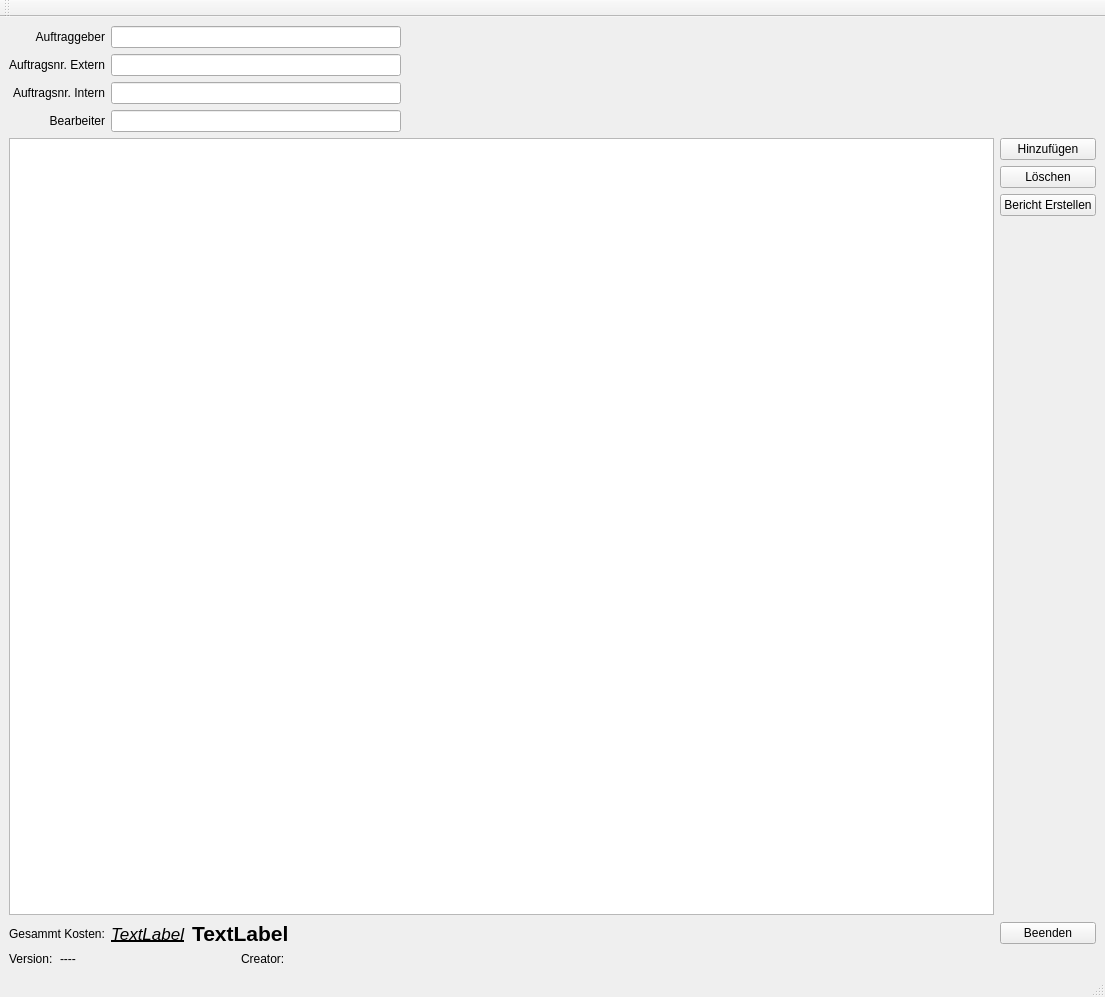
<?xml version="1.0" encoding="UTF-8"?>
<ui version="4.0">
 <class>AWTool</class>
 <widget class="QMainWindow" name="AWTool">
  <property name="geometry">
   <rect>
    <x>0</x>
    <y>0</y>
    <width>1105</width>
    <height>997</height>
   </rect>
  </property>
  <property name="windowTitle">
   <string>MainWindow</string>
  </property>
  <property name="documentMode">
   <bool>false</bool>
  </property>
  <widget class="QWidget" name="centralwidget">
   <layout class="QGridLayout" name="gridLayout">
    <item row="0" column="0">
     <layout class="QGridLayout" name="grid" columnstretch="0,0,0,0,0">
      <property name="sizeConstraint">
       <enum>QLayout::SetNoConstraint</enum>
      </property>
      <item row="0" column="3">
       <spacer name="horizontalSpacer">
        <property name="orientation">
         <enum>Qt::Horizontal</enum>
        </property>
        <property name="sizeHint" stdset="0">
         <size>
          <width>40</width>
          <height>20</height>
         </size>
        </property>
       </spacer>
      </item>
      <item row="5" column="1">
       <layout class="QHBoxLayout" name="horizontalLayout_2">
        <item alignment="Qt::AlignRight">
         <widget class="QLabel" name="label_2">
          <property name="text">
           <string>Creator:</string>
          </property>
         </widget>
        </item>
        <item>
         <widget class="QLabel" name="label_5">
          <property name="maximumSize">
           <size>
            <width>110</width>
            <height>16</height>
           </size>
          </property>
          <property name="text">
           <string/>
          </property>
          <property name="pixmap">
           <pixmap>../img/dj2.png</pixmap>
          </property>
          <property name="scaledContents">
           <bool>true</bool>
          </property>
         </widget>
        </item>
       </layout>
      </item>
      <item row="2" column="4">
       <spacer name="verticalSpacer_2">
        <property name="orientation">
         <enum>Qt::Vertical</enum>
        </property>
        <property name="sizeHint" stdset="0">
         <size>
          <width>20</width>
          <height>40</height>
         </size>
        </property>
       </spacer>
      </item>
      <item row="4" column="0" colspan="4">
       <layout class="QHBoxLayout" name="horizontalLayout_10">
        <item>
         <widget class="QLabel" name="label_Kosten">
          <property name="text">
           <string>Gesammt Kosten:</string>
          </property>
         </widget>
        </item>
        <item>
         <widget class="QLabel" name="label_faktor">
          <property name="font">
           <font>
            <pointsize>13</pointsize>
            <italic>true</italic>
            <bold>false</bold>
            <underline>true</underline>
           </font>
          </property>
          <property name="toolTip">
           <string>&lt;html&gt;&lt;head/&gt;&lt;body&gt;&lt;p&gt;Dieser Wert wird auf die gesammt summe gerechnet&lt;/p&gt;&lt;/body&gt;&lt;/html&gt;</string>
          </property>
          <property name="autoFillBackground">
           <bool>false</bool>
          </property>
          <property name="text">
           <string>TextLabel</string>
          </property>
         </widget>
        </item>
        <item>
         <widget class="QLabel" name="label_sum">
          <property name="font">
           <font>
            <pointsize>16</pointsize>
            <bold>true</bold>
           </font>
          </property>
          <property name="autoFillBackground">
           <bool>false</bool>
          </property>
          <property name="text">
           <string>TextLabel</string>
          </property>
         </widget>
        </item>
        <item>
         <spacer name="horizontalSpacer_3">
          <property name="orientation">
           <enum>Qt::Horizontal</enum>
          </property>
          <property name="sizeHint" stdset="0">
           <size>
            <width>40</width>
            <height>20</height>
           </size>
          </property>
         </spacer>
        </item>
       </layout>
      </item>
      <item row="1" column="4">
       <layout class="QVBoxLayout" name="verticalLayout">
        <item>
         <widget class="QPushButton" name="pushButton_hinzufgen">
          <property name="text">
           <string>Hinzufügen</string>
          </property>
         </widget>
        </item>
        <item>
         <widget class="QPushButton" name="pushButton_loeschen">
          <property name="text">
           <string>Löschen</string>
          </property>
         </widget>
        </item>
        <item>
         <widget class="QPushButton" name="pushButton_erstellen">
          <property name="text">
           <string>Bericht Erstellen</string>
          </property>
         </widget>
        </item>
        <item>
         <spacer name="verticalSpacer">
          <property name="orientation">
           <enum>Qt::Vertical</enum>
          </property>
          <property name="sizeHint" stdset="0">
           <size>
            <width>20</width>
            <height>40</height>
           </size>
          </property>
         </spacer>
        </item>
       </layout>
      </item>
      <item row="0" column="0">
       <layout class="QVBoxLayout" name="verticalLayout_2">
        <item>
         <widget class="QLabel" name="label_Auftraggeber">
          <property name="text">
           <string>Auftraggeber</string>
          </property>
          <property name="alignment">
           <set>Qt::AlignRight|Qt::AlignTrailing|Qt::AlignVCenter</set>
          </property>
         </widget>
        </item>
        <item>
         <widget class="QLabel" name="label_Extern">
          <property name="text">
           <string>Auftragsnr. Extern</string>
          </property>
          <property name="alignment">
           <set>Qt::AlignRight|Qt::AlignTrailing|Qt::AlignVCenter</set>
          </property>
         </widget>
        </item>
        <item>
         <widget class="QLabel" name="label_intern">
          <property name="text">
           <string>Auftragsnr. Intern</string>
          </property>
          <property name="alignment">
           <set>Qt::AlignRight|Qt::AlignTrailing|Qt::AlignVCenter</set>
          </property>
         </widget>
        </item>
        <item>
         <widget class="QLabel" name="label_bearbeiter">
          <property name="text">
           <string>Bearbeiter</string>
          </property>
          <property name="alignment">
           <set>Qt::AlignRight|Qt::AlignTrailing|Qt::AlignVCenter</set>
          </property>
         </widget>
        </item>
       </layout>
      </item>
      <item row="4" column="4">
       <widget class="QPushButton" name="pushButton_beenden">
        <property name="text">
         <string>Beenden</string>
        </property>
       </widget>
      </item>
      <item row="0" column="1">
       <layout class="QGridLayout" name="gridLayout_2">
        <item row="0" column="0">
         <widget class="QLineEdit" name="lineEdit_Auftraggeber"/>
        </item>
        <item row="1" column="0">
         <widget class="QLineEdit" name="lineEdit_Extern"/>
        </item>
        <item row="2" column="0">
         <widget class="QLineEdit" name="lineEdit_intern"/>
        </item>
        <item row="3" column="0">
         <widget class="QLineEdit" name="lineEdit_bearbeiter"/>
        </item>
       </layout>
      </item>
      <item row="3" column="4">
       <spacer name="verticalSpacer_3">
        <property name="orientation">
         <enum>Qt::Vertical</enum>
        </property>
        <property name="sizeHint" stdset="0">
         <size>
          <width>20</width>
          <height>40</height>
         </size>
        </property>
       </spacer>
      </item>
      <item row="5" column="0">
       <layout class="QHBoxLayout" name="horizontalLayout">
        <item>
         <widget class="QLabel" name="label_vers">
          <property name="text">
           <string>Version:</string>
          </property>
         </widget>
        </item>
        <item>
         <widget class="QLabel" name="label_version">
          <property name="text">
           <string>----</string>
          </property>
         </widget>
        </item>
       </layout>
      </item>
      <item row="1" column="0" rowspan="3" colspan="4">
       <widget class="QTableWidget" name="tableWidget"/>
      </item>
      <item row="0" column="2">
       <spacer name="horizontalSpacer_2">
        <property name="orientation">
         <enum>Qt::Horizontal</enum>
        </property>
        <property name="sizeHint" stdset="0">
         <size>
          <width>40</width>
          <height>20</height>
         </size>
        </property>
       </spacer>
      </item>
     </layout>
    </item>
   </layout>
  </widget>
  <widget class="QToolBar" name="toolBar">
   <property name="windowTitle">
    <string>toolBar</string>
   </property>
   <attribute name="toolBarArea">
    <enum>TopToolBarArea</enum>
   </attribute>
   <attribute name="toolBarBreak">
    <bool>false</bool>
   </attribute>
  </widget>
  <widget class="QStatusBar" name="statusbar"/>
 </widget>
 <tabstops>
  <tabstop>lineEdit_Auftraggeber</tabstop>
  <tabstop>lineEdit_Extern</tabstop>
  <tabstop>lineEdit_intern</tabstop>
  <tabstop>lineEdit_bearbeiter</tabstop>
  <tabstop>pushButton_hinzufgen</tabstop>
  <tabstop>pushButton_loeschen</tabstop>
  <tabstop>pushButton_erstellen</tabstop>
  <tabstop>pushButton_beenden</tabstop>
  <tabstop>tableWidget</tabstop>
 </tabstops>
 <resources/>
 <connections/>
</ui>
